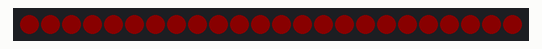
This sketch was run on a simulated Arduino Uno, built with avr-gcc and run on an emulated ATmega328P. On the bench: 24 RGB LEDs in strip order, left to right. Dim RGB values are drawn brighter than linear.

Above: at 0.1 s.
At 1.6 s:
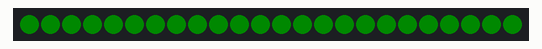
At 3.1 s:
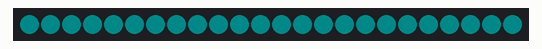
At 5.1 s:
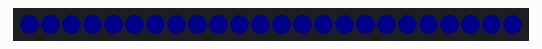
At 7.6 s:
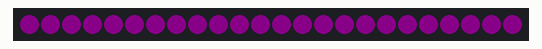
At 10.6 s:
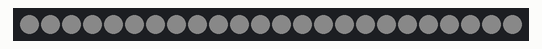

Measured:
- by itself, everything shown: repeats every 14.0 s, in 7 steps
- what the display in image 1 shows lasts 1.5 s, from 1.5 s to 3.0 s
- what the display in image 2 shows lasts 2.0 s, from 3.0 s to 5.0 s
- what the display in image 3 shows lasts 2.5 s, from 5.0 s to 7.5 s
- what the display in image 4 shows lasts 3.0 s, from 7.5 s to 10.5 s
- what the display in image 5 shows lasts 3.5 s, from 10.5 s to 14.0 s

The sketch:

coderdojo_pixels_ring_6.ino
```cpp
#include <Adafruit_NeoPixel.h>

// Vaste waarden om het programma leesbaarder te maken. Daarvoor gebruiken we #define ...

// Arduino Uno, bordselectie: 'Arduino Uno'
// #define PIXEL_PIN 11  // ESP32 DEV module pin pixels

// ESP32 DEV module, bordselectie: 'ESP32 DEV module'
// #define PIXEL_PIN 13  // ESP32 DEV module pin pixels

// ESP32 C3 Super Mini (Plus), bordselectie: 'Nologo ESPC3 Super Mini'
#define PIXEL_PIN 0  // ESP32 C3 Super Mini (Plus) pin pixels

#define AANTAL_PIXELS 24  // Pas dit aan voor het aantal pixels dat jij op jouw pixelring hebt. 8, 12, 16 of 24.

// Dit zijn de codes om kleuren te kiezen voor de pixel, meer uitleg komt later.
#define KLEUR_ROOD 0xFF0000     // Rood
#define KLEUR_GEEL 0xFFFF00     // Geel
#define KLEUR_GROEN 0x00FF00    // Groen
#define KLEUR_INDIGO 0x00FFFF   // Indigo
#define KLEUR_BLAUW 0x0000FF    // Blauw
#define KLEUR_MAGENTA 0xFF00FF  // Magenta
#define KLEUR_WIT 0xFFFFFF      // Wit

#define PIXEL_HELDERHEID 10  // Pas hier de helderheid aan van de pixels. 0 is donker tot 255 is helder.

// Hier bepaal je het aantal pixels, welke pin aansluiting, welk type pixels.
Adafruit_NeoPixel pixels(AANTAL_PIXELS, PIXEL_PIN, NEO_GRB + NEO_KHZ800);

void kleurAllePixels(uint32_t kleur) {
  for (int i = 0; i < AANTAL_PIXELS; i++)
    pixels.setPixelColor(i, kleur);
  pixels.show();
}

// Alles klaar zetten
void setup() {
  // De pixels klaarmaken voor gebruik
  pixels.begin();                          // initialisatie pixels
  pixels.setBrightness(PIXEL_HELDERHEID);  // Helderheid aanpassen van 0 (donker) tot 255 (helder)
}

// Hoofdlus
void loop() {
  kleurAllePixels(KLEUR_ROOD);
  delay(500);
  kleurAllePixels(KLEUR_GEEL);
  delay(1000);
  kleurAllePixels(KLEUR_GROEN);
  delay(1500);
  kleurAllePixels(KLEUR_INDIGO);
  delay(2000);
  kleurAllePixels(KLEUR_BLAUW);
  delay(2500);
  kleurAllePixels(KLEUR_MAGENTA);
  delay(3000);
  kleurAllePixels(KLEUR_WIT);
  delay(3500);

  /*
  Mooi met al die kleuren.
  Zoals was beloofd, hier wat meer uitleg over de kleuren.

  Verschillende kleuren van licht mengen.
  De pixels werken met 3 lichtkleuren, rood, groen, en blauw om vele andere kleuren te maken.
  Dit gebeurt ook met het beeldscherm van jouw computer.
  Dat heet additieve kleurmenging en dat betekent: Je voegt kleuren van licht samen (je “telt” ze op).

  De drie lichtkleuren
  De pixels gebruiken drie basis-lichtkleuren: rood, groen en blauw.
  Elke pixel bevat een kleine rode, groene en blauwe LED. Door die drie LEDs
  met verschillende sterktes te laten branden, kun je bijna alle kleuren van de
  regenboog maken.

  Enkele voorbeelden:

  Rood   | Groen  | Blauw  | Resultaat
  ------ | ------ | ------ | --------------------
  🔴 aan | ⚫ uit | ⚫ uit | Rood
  ⚫ uit | 🟢 aan | ⚫ uit | Groen
  ⚫ uit | ⚫ uit | 🔵 aan | Blauw
  🔴 aan | 🟢 aan | ⚫ uit | Geel
  🔴 aan | ⚫ uit | 🔵 aan | Magenta (rozeachtig)
  ⚫ uit | 🟢 aan | 🔵 aan | Cyaan (blauwgroen)
  🔴 aan | 🟢 aan | 🔵 aan | Wit (alle kleuren samen)

  Samengevat:
  - Additieve kleurmenging betekent dat je lichtkleuren optelt.
  - Hoe meer licht je toevoegt, hoe lichter de kleur.
  - Met rood, groen en blauw kun je bijna alle kleuren maken.

  Er zijn twee manieren om een kleur in code te zetten:
  - Met een vooraf ingestelde kleur, bijvoorbeeld: pixels.setPixelColor(i, KLEUR_ROOD);
    Hier gebruik je een naam die je eerder hebt vastgelegd. Dit is wat we tot nu toe gedaan hebben.
    #define KLEUR_ROOD 0xFF0000, #define KLEUR_GEEL 0xFFFF00, enz legt de kleuren vast met hexadecimale getallen.
    Hexadecimaal betekent letterlijk: tellen met 16 cijfers in plaats van 10.
    We tellen normaal met 10 cijfers: 0 1 2 3 4 5 6 7 8 9
    Maar als we nog verder willen tellen, komen er in hexadecimaal nieuwe symbolen bij: A, B, C, D, E, F.

    Decimaal	Hexadecimaal
    10        A
    11        B
    12        C
    13        D
    14        E
    15        F

    Een kleur in hexadecimaal
    Een kleur bestaat uit drie delen: Rood, Groen en Blauw (RGB).
    Elke kleur krijgt twee hexadecimale cijfers (0 tot FF).
    Dat betekent:
    Kleur | Waarde                      | Betekenis
    ------+-----------------------------+----------
    FF    | maximaal (255 in decimaal)  | maximaal
    00    | minimaal (0 in decimaal)    | alles uit

    #FF0000 betekent dan “veel rood, geen groen, geen blauw” → rood licht.
    #FFFF00 betekent dan “veel rood, veel groen, geen blauw” → geel licht.

  - Soms is het handiger om met afzonderlijke rood, groen en blauw te werken,
    bijvoorbeeld: pixels.setPixelColor(i, pixels.Color(255, 100, 0));
    In dit voorbeeld brandt het rode lampje maximaal. (255 = maximaal),
    het groene lampje een beetje (100), en het blauwe lampje helemaal niet (0).
    Samen geeft dat een oranje kleur. Je kan de getallen ook hexadecimaal schrijven.
    Dan krijg je bijvoorbeeld pixels.setPixelColor(i, pixels.Color(0xFF, 0x64, 0));
    https://www.rapidtables.org/nl/convert/number/decimal-to-hex.html kan je helpen
    om te vertalen van decimaal naar hexadecimaal of omgekeerd.

  En nu jouw opdracht:
  - Vervang alle kleuren eens door pixels.Color(...) het resultaat zou net hetzelfde moeten zijn.
  */
}
```
